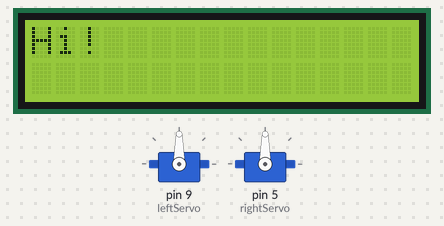
A sketch run on a simulated Arduino Uno, built with avr-gcc and run on an emulated ATmega328P. Parts: 16×2 character LCD, 2 × servo.

Above: at 0.1 s.
At 10.04 s:
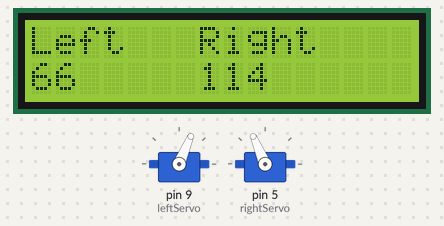
At 19.96 s:
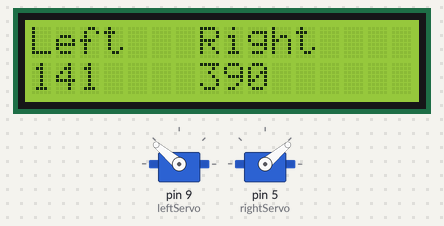
At 39.87 s:
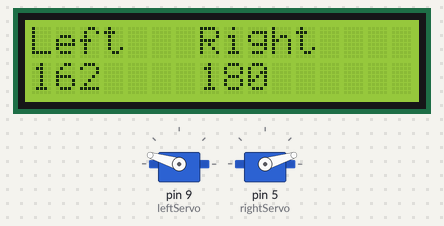
Timing chart, 0 to 40.0 s (numbered marks = the images above):
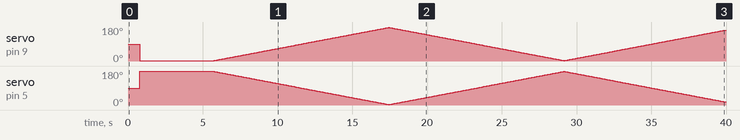

The sketch:

Driving_2_servo_s_in_supplementary_angles.ino
```cpp
#include<LiquidCrystal_I2C.h>
#include<Servo.h>
LiquidCrystal_I2C lcd(0x3F, 2, 1, 0, 4, 5, 6, 7, 3, POSITIVE);


Servo leftServo;
Servo rightServo;
int leftServoAngle = 2;
int rightServoAngle = 178;
int maxAngle = 178; //The maximum angle we'll rotate the servo motors
int minAngle = 2; //The minimum angle we'll rotate the servo motors

void setup() {
  lcd.begin(16, 2);
  Serial.begin(9600);
  leftServo.attach(9);
  rightServo.attach(5);
  lcd.home();
  lcd.print("Hi!");
  delay(700);
  lcd.clear();
  leftServo.write(leftServoAngle);
  rightServo.write(rightServoAngle);
  delay(5000);

}

  int Direction = 1;

void loop() {
 if(Direction==1)
 {
  while(rightServoAngle>2)
  {
    rightServoAngle--;
    leftServoAngle++;
    leftServo.write(leftServoAngle);
    rightServo.write(rightServoAngle);
    delay(50);
    lcd.setCursor(0,0);
 lcd.print("Left");
 lcd.setCursor(0,1);
 lcd.print(leftServoAngle);
 lcd.setCursor(7, 0);
 lcd.print("Right");
 lcd.setCursor(7, 1);
 lcd.print(rightServoAngle);
  }
  if(rightServoAngle==2)
  {
    Direction = -1;
  }
 }
 else
 {
  while(leftServoAngle>2)
  {
    leftServoAngle--;
    rightServoAngle++;
     leftServo.write(leftServoAngle);
    rightServo.write(rightServoAngle);
    delay(50);
    lcd.setCursor(0,0);
 lcd.print("Left");
 lcd.setCursor(0,1);
 lcd.print(leftServoAngle);
 lcd.setCursor(7, 0);
 lcd.print("Right");
 lcd.setCursor(7, 1);
 lcd.print(rightServoAngle);
  }
  if(leftServoAngle==2)
  {
    Direction = 1;
  }
 }


}
```
